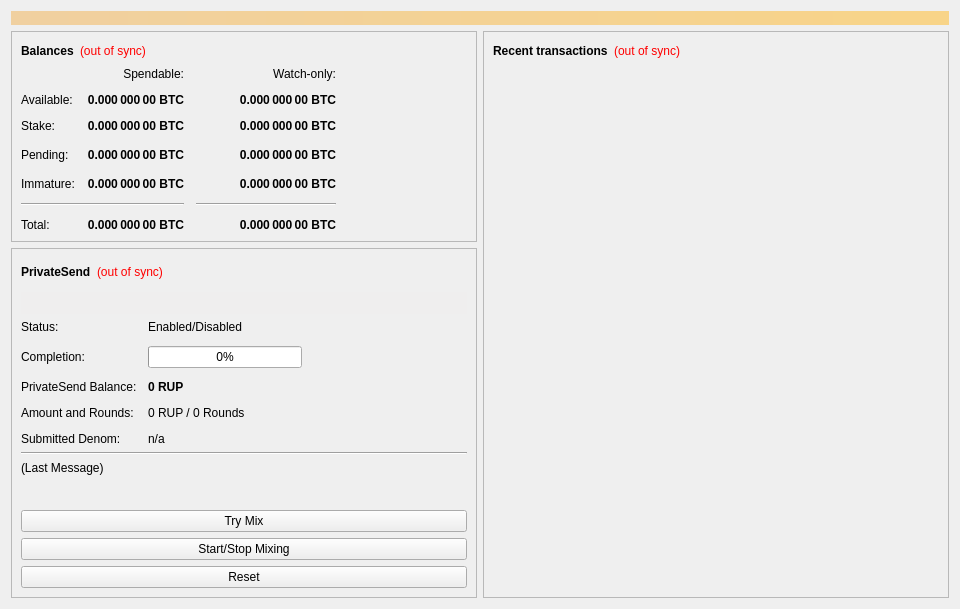
<?xml version="1.0" encoding="UTF-8"?>
<ui version="4.0">
 <class>OverviewPage</class>
 <widget class="QWidget" name="OverviewPage">
  <property name="geometry">
   <rect>
    <x>0</x>
    <y>0</y>
    <width>960</width>
    <height>594</height>
   </rect>
  </property>
  <property name="minimumSize">
   <size>
    <width>960</width>
    <height>0</height>
   </size>
  </property>
  <property name="windowTitle">
   <string>Form</string>
  </property>
  <layout class="QVBoxLayout" name="topLayout">
   <item>
    <widget class="QLabel" name="labelAlerts">
     <property name="visible">
      <bool>false</bool>
     </property>
     <property name="styleSheet">
      <string notr="true">background-color: qlineargradient(x1: 0, y1: 0, x2: 1, y2: 0, stop:0 #F0D0A0, stop:1 #F8D488); color:#000000;</string>
     </property>
     <property name="wordWrap">
      <bool>true</bool>
     </property>
     <property name="margin">
      <number>3</number>
     </property>
    </widget>
   </item>
   <item>
    <layout class="QHBoxLayout" name="horizontalLayout" stretch="1,1">
     <item>
      <layout class="QVBoxLayout" name="verticalLayout_2">
       <item>
        <widget class="QFrame" name="frame">
         <property name="frameShape">
          <enum>QFrame::StyledPanel</enum>
         </property>
         <property name="frameShadow">
          <enum>QFrame::Raised</enum>
         </property>
         <layout class="QVBoxLayout" name="verticalLayout_4">
          <item>
           <layout class="QHBoxLayout" name="horizontalLayout_4">
            <item>
             <widget class="QLabel" name="label_5">
              <property name="font">
               <font>
                <weight>75</weight>
                <bold>true</bold>
               </font>
              </property>
              <property name="text">
               <string>Balances</string>
              </property>
             </widget>
            </item>
            <item>
             <widget class="QLabel" name="labelWalletStatus">
              <property name="cursor">
               <cursorShape>WhatsThisCursor</cursorShape>
              </property>
              <property name="toolTip">
               <string>The displayed information may be out of date. Your wallet automatically synchronizes with the Rupee network after a connection is established, but this process has not completed yet.</string>
              </property>
              <property name="styleSheet">
               <string notr="true">QLabel { color: red; }</string>
              </property>
              <property name="text">
               <string notr="true">(out of sync)</string>
              </property>
              <property name="alignment">
               <set>Qt::AlignLeading|Qt::AlignLeft|Qt::AlignVCenter</set>
              </property>
             </widget>
            </item>
            <item>
             <spacer name="horizontalSpacer_3">
              <property name="orientation">
               <enum>Qt::Horizontal</enum>
              </property>
              <property name="sizeHint" stdset="0">
               <size>
                <width>40</width>
                <height>20</height>
               </size>
              </property>
             </spacer>
            </item>
           </layout>
          </item>
          <item>
           <layout class="QGridLayout" name="gridLayout">
            <property name="spacing">
             <number>12</number>
            </property>
            <item row="3" column="2">
             <widget class="QLabel" name="labelWatchPending">
              <property name="font">
               <font>
                <weight>75</weight>
                <bold>true</bold>
               </font>
              </property>
              <property name="cursor">
               <cursorShape>IBeamCursor</cursorShape>
              </property>
              <property name="toolTip">
               <string>Unconfirmed transactions to watch-only addresses</string>
              </property>
              <property name="text">
               <string notr="true">0.000 000 00 BTC</string>
              </property>
              <property name="alignment">
               <set>Qt::AlignRight|Qt::AlignTrailing|Qt::AlignVCenter</set>
              </property>
              <property name="textInteractionFlags">
               <set>Qt::LinksAccessibleByMouse|Qt::TextSelectableByKeyboard|Qt::TextSelectableByMouse</set>
              </property>
             </widget>
            </item>
            <item row="3" column="1">
             <widget class="QLabel" name="labelUnconfirmed">
              <property name="font">
               <font>
                <weight>75</weight>
                <bold>true</bold>
               </font>
              </property>
              <property name="cursor">
               <cursorShape>IBeamCursor</cursorShape>
              </property>
              <property name="toolTip">
               <string>Total of transactions that have yet to be confirmed, and do not yet count toward the spendable balance</string>
              </property>
              <property name="text">
               <string notr="true">0.000 000 00 BTC</string>
              </property>
              <property name="alignment">
               <set>Qt::AlignRight|Qt::AlignTrailing|Qt::AlignVCenter</set>
              </property>
              <property name="textInteractionFlags">
               <set>Qt::LinksAccessibleByMouse|Qt::TextSelectableByKeyboard|Qt::TextSelectableByMouse</set>
              </property>
             </widget>
            </item>
            <item row="4" column="2">
             <widget class="QLabel" name="labelWatchImmature">
              <property name="font">
               <font>
                <weight>75</weight>
                <bold>true</bold>
               </font>
              </property>
              <property name="cursor">
               <cursorShape>IBeamCursor</cursorShape>
              </property>
              <property name="toolTip">
               <string>Mined balance in watch-only addresses that has not yet matured</string>
              </property>
              <property name="text">
               <string notr="true">0.000 000 00 BTC</string>
              </property>
              <property name="alignment">
               <set>Qt::AlignRight|Qt::AlignTrailing|Qt::AlignVCenter</set>
              </property>
              <property name="textInteractionFlags">
               <set>Qt::LinksAccessibleByMouse|Qt::TextSelectableByKeyboard|Qt::TextSelectableByMouse</set>
              </property>
             </widget>
            </item>
            <item row="5" column="0" colspan="2">
             <widget class="Line" name="lineSpendableBalance">
              <property name="orientation">
               <enum>Qt::Horizontal</enum>
              </property>
             </widget>
            </item>
            <item row="5" column="2">
             <widget class="Line" name="lineWatchBalance">
              <property name="sizePolicy">
               <sizepolicy hsizetype="Preferred" vsizetype="Fixed">
                <horstretch>0</horstretch>
                <verstretch>0</verstretch>
               </sizepolicy>
              </property>
              <property name="minimumSize">
               <size>
                <width>140</width>
                <height>0</height>
               </size>
              </property>
              <property name="orientation">
               <enum>Qt::Horizontal</enum>
              </property>
             </widget>
            </item>
            <item row="6" column="0">
             <widget class="QLabel" name="labelTotalText">
              <property name="text">
               <string>Total:</string>
              </property>
             </widget>
            </item>
            <item row="4" column="1">
             <widget class="QLabel" name="labelImmature">
              <property name="font">
               <font>
                <weight>75</weight>
                <bold>true</bold>
               </font>
              </property>
              <property name="cursor">
               <cursorShape>IBeamCursor</cursorShape>
              </property>
              <property name="toolTip">
               <string>Mined balance that has not yet matured</string>
              </property>
              <property name="text">
               <string notr="true">0.000 000 00 BTC</string>
              </property>
              <property name="alignment">
               <set>Qt::AlignRight|Qt::AlignTrailing|Qt::AlignVCenter</set>
              </property>
              <property name="textInteractionFlags">
               <set>Qt::LinksAccessibleByMouse|Qt::TextSelectableByKeyboard|Qt::TextSelectableByMouse</set>
              </property>
             </widget>
            </item>
            <item row="3" column="3">
             <spacer name="horizontalSpacer_2">
              <property name="orientation">
               <enum>Qt::Horizontal</enum>
              </property>
              <property name="sizeHint" stdset="0">
               <size>
                <width>40</width>
                <height>20</height>
               </size>
              </property>
             </spacer>
            </item>
            <item row="4" column="0">
             <widget class="QLabel" name="labelImmatureText">
              <property name="text">
               <string>Immature:</string>
              </property>
             </widget>
            </item>
            <item row="6" column="1">
             <widget class="QLabel" name="labelTotal">
              <property name="font">
               <font>
                <weight>75</weight>
                <bold>true</bold>
               </font>
              </property>
              <property name="cursor">
               <cursorShape>IBeamCursor</cursorShape>
              </property>
              <property name="toolTip">
               <string>Your current total balance</string>
              </property>
              <property name="text">
               <string notr="true">0.000 000 00 BTC</string>
              </property>
              <property name="alignment">
               <set>Qt::AlignRight|Qt::AlignTrailing|Qt::AlignVCenter</set>
              </property>
              <property name="textInteractionFlags">
               <set>Qt::LinksAccessibleByMouse|Qt::TextSelectableByKeyboard|Qt::TextSelectableByMouse</set>
              </property>
             </widget>
            </item>
            <item row="6" column="2">
             <widget class="QLabel" name="labelWatchTotal">
              <property name="font">
               <font>
                <weight>75</weight>
                <bold>true</bold>
               </font>
              </property>
              <property name="cursor">
               <cursorShape>IBeamCursor</cursorShape>
              </property>
              <property name="toolTip">
               <string>Current total balance in watch-only addresses</string>
              </property>
              <property name="text">
               <string notr="true">0.000 000 00 BTC</string>
              </property>
              <property name="alignment">
               <set>Qt::AlignRight|Qt::AlignTrailing|Qt::AlignVCenter</set>
              </property>
              <property name="textInteractionFlags">
               <set>Qt::LinksAccessibleByMouse|Qt::TextSelectableByKeyboard|Qt::TextSelectableByMouse</set>
              </property>
             </widget>
            </item>
            <item row="0" column="2">
             <widget class="QLabel" name="labelWatchonly">
              <property name="text">
               <string>Watch-only:</string>
              </property>
              <property name="alignment">
               <set>Qt::AlignRight|Qt::AlignTrailing|Qt::AlignVCenter</set>
              </property>
             </widget>
            </item>
            <item row="1" column="0">
             <widget class="QLabel" name="labelBalanceText">
              <property name="text">
               <string>Available:</string>
              </property>
             </widget>
            </item>
            <item row="1" column="1">
             <widget class="QLabel" name="labelBalance">
              <property name="font">
               <font>
                <weight>75</weight>
                <bold>true</bold>
               </font>
              </property>
              <property name="cursor">
               <cursorShape>IBeamCursor</cursorShape>
              </property>
              <property name="toolTip">
               <string>Your current spendable balance</string>
              </property>
              <property name="text">
               <string notr="true">0.000 000 00 BTC</string>
              </property>
              <property name="alignment">
               <set>Qt::AlignRight|Qt::AlignTrailing|Qt::AlignVCenter</set>
              </property>
              <property name="textInteractionFlags">
               <set>Qt::LinksAccessibleByMouse|Qt::TextSelectableByKeyboard|Qt::TextSelectableByMouse</set>
              </property>
             </widget>
            </item>
            <item row="2" column="0">
             <widget class="QLabel" name="label_10">
              <property name="text">
               <string>Stake:</string>
              </property>
             </widget>
            </item>
            <item row="2" column="1">
             <widget class="QLabel" name="labelStake">
              <property name="font">
               <font>
                <weight>75</weight>
                <bold>true</bold>
               </font>
              </property>
              <property name="cursor">
               <cursorShape>IBeamCursor</cursorShape>
              </property>
              <property name="toolTip">
               <string>Total of coins that was staked, and do not yet count toward the current balance</string>
              </property>
              <property name="text">
               <string notr="true">0.000 000 00 BTC</string>
              </property>
              <property name="alignment">
               <set>Qt::AlignRight|Qt::AlignTrailing|Qt::AlignVCenter</set>
              </property>
              <property name="textInteractionFlags">
               <set>Qt::LinksAccessibleByMouse|Qt::TextSelectableByKeyboard|Qt::TextSelectableByMouse</set>
              </property>
             </widget>
            </item>
            <item row="2" column="2">
             <widget class="QLabel" name="labelWatchStake">
              <property name="font">
               <font>
                <weight>75</weight>
                <bold>true</bold>
               </font>
              </property>
              <property name="cursor">
               <cursorShape>IBeamCursor</cursorShape>
              </property>
              <property name="toolTip">
               <string>Total of coins that was staked in watch-only addresses, and do not yet count toward the current watch-only balance</string>
              </property>
              <property name="text">
               <string notr="true">0.000 000 00 BTC</string>
              </property>
              <property name="alignment">
               <set>Qt::AlignRight|Qt::AlignTrailing|Qt::AlignVCenter</set>
              </property>
              <property name="textInteractionFlags">
               <set>Qt::LinksAccessibleByMouse|Qt::TextSelectableByKeyboard|Qt::TextSelectableByMouse</set>
              </property>
             </widget>
            </item>
            <item row="1" column="2">
             <widget class="QLabel" name="labelWatchAvailable">
              <property name="font">
               <font>
                <weight>75</weight>
                <bold>true</bold>
               </font>
              </property>
              <property name="cursor">
               <cursorShape>IBeamCursor</cursorShape>
              </property>
              <property name="toolTip">
               <string>Your current balance in watch-only addresses</string>
              </property>
              <property name="text">
               <string notr="true">0.000 000 00 BTC</string>
              </property>
              <property name="alignment">
               <set>Qt::AlignRight|Qt::AlignTrailing|Qt::AlignVCenter</set>
              </property>
              <property name="textInteractionFlags">
               <set>Qt::LinksAccessibleByMouse|Qt::TextSelectableByKeyboard|Qt::TextSelectableByMouse</set>
              </property>
             </widget>
            </item>
            <item row="3" column="0">
             <widget class="QLabel" name="labelPendingText">
              <property name="text">
               <string>Pending:</string>
              </property>
             </widget>
            </item>
            <item row="0" column="1">
             <widget class="QLabel" name="labelSpendable">
              <property name="text">
               <string>Spendable:</string>
              </property>
              <property name="alignment">
               <set>Qt::AlignRight|Qt::AlignTrailing|Qt::AlignVCenter</set>
              </property>
             </widget>
            </item>
           </layout>
          </item>
         </layout>
        </widget>
       </item>
       <item>
        <widget class="QFrame" name="framePrivateSend">
         <property name="sizePolicy">
          <sizepolicy hsizetype="Expanding" vsizetype="Expanding">
           <horstretch>0</horstretch>
           <verstretch>0</verstretch>
          </sizepolicy>
         </property>
         <property name="minimumSize">
          <size>
           <width>0</width>
           <height>350</height>
          </size>
         </property>
         <property name="layoutDirection">
          <enum>Qt::LeftToRight</enum>
         </property>
         <property name="frameShape">
          <enum>QFrame::StyledPanel</enum>
         </property>
         <property name="frameShadow">
          <enum>QFrame::Raised</enum>
         </property>
         <layout class="QVBoxLayout" name="verticalLayout_5">
          <item>
           <layout class="QHBoxLayout" name="horizontalLayout_5">
            <item>
             <widget class="QLabel" name="label_2">
              <property name="font">
               <font>
                <weight>75</weight>
                <bold>true</bold>
               </font>
              </property>
              <property name="text">
               <string>PrivateSend</string>
              </property>
             </widget>
            </item>
            <item>
             <widget class="QLabel" name="labelPrivateSendSyncStatus">
              <property name="toolTip">
               <string>The displayed information may be out of date. Your wallet automatically synchronizes with the Rupee network after a connection is established, but this process has not completed yet.</string>
              </property>
              <property name="styleSheet">
               <string notr="true">QLabel { color: red; }</string>
              </property>
              <property name="text">
               <string notr="true">(out of sync)</string>
              </property>
              <property name="alignment">
               <set>Qt::AlignLeading|Qt::AlignLeft|Qt::AlignVCenter</set>
              </property>
             </widget>
            </item>
            <item>
             <spacer name="horizontalSpacer_4">
              <property name="orientation">
               <enum>Qt::Horizontal</enum>
              </property>
              <property name="sizeHint" stdset="0">
               <size>
                <width>40</width>
                <height>20</height>
               </size>
              </property>
             </spacer>
            </item>
           </layout>
          </item>
          <item>
           <widget class="QPushButton" name="runAutoDenom">
            <property name="palette">
             <palette>
              <active>
               <colorrole role="WindowText">
                <brush brushstyle="SolidPattern">
                 <color alpha="255">
                  <red>0</red>
                  <green>0</green>
                  <blue>0</blue>
                 </color>
                </brush>
               </colorrole>
               <colorrole role="Button">
                <brush brushstyle="SolidPattern">
                 <color alpha="255">
                  <red>239</red>
                  <green>238</green>
                  <blue>238</blue>
                 </color>
                </brush>
               </colorrole>
               <colorrole role="Light">
                <brush brushstyle="SolidPattern">
                 <color alpha="255">
                  <red>255</red>
                  <green>255</green>
                  <blue>255</blue>
                 </color>
                </brush>
               </colorrole>
               <colorrole role="Midlight">
                <brush brushstyle="SolidPattern">
                 <color alpha="255">
                  <red>247</red>
                  <green>246</green>
                  <blue>246</blue>
                 </color>
                </brush>
               </colorrole>
               <colorrole role="Dark">
                <brush brushstyle="SolidPattern">
                 <color alpha="255">
                  <red>119</red>
                  <green>119</green>
                  <blue>119</blue>
                 </color>
                </brush>
               </colorrole>
               <colorrole role="Mid">
                <brush brushstyle="SolidPattern">
                 <color alpha="255">
                  <red>159</red>
                  <green>159</green>
                  <blue>159</blue>
                 </color>
                </brush>
               </colorrole>
               <colorrole role="Text">
                <brush brushstyle="SolidPattern">
                 <color alpha="255">
                  <red>0</red>
                  <green>0</green>
                  <blue>0</blue>
                 </color>
                </brush>
               </colorrole>
               <colorrole role="BrightText">
                <brush brushstyle="SolidPattern">
                 <color alpha="255">
                  <red>255</red>
                  <green>255</green>
                  <blue>255</blue>
                 </color>
                </brush>
               </colorrole>
               <colorrole role="ButtonText">
                <brush brushstyle="SolidPattern">
                 <color alpha="255">
                  <red>0</red>
                  <green>0</green>
                  <blue>0</blue>
                 </color>
                </brush>
               </colorrole>
               <colorrole role="Base">
                <brush brushstyle="SolidPattern">
                 <color alpha="255">
                  <red>255</red>
                  <green>255</green>
                  <blue>255</blue>
                 </color>
                </brush>
               </colorrole>
               <colorrole role="Window">
                <brush brushstyle="SolidPattern">
                 <color alpha="255">
                  <red>239</red>
                  <green>238</green>
                  <blue>238</blue>
                 </color>
                </brush>
               </colorrole>
               <colorrole role="Shadow">
                <brush brushstyle="SolidPattern">
                 <color alpha="255">
                  <red>0</red>
                  <green>0</green>
                  <blue>0</blue>
                 </color>
                </brush>
               </colorrole>
               <colorrole role="AlternateBase">
                <brush brushstyle="SolidPattern">
                 <color alpha="255">
                  <red>247</red>
                  <green>246</green>
                  <blue>246</blue>
                 </color>
                </brush>
               </colorrole>
               <colorrole role="ToolTipBase">
                <brush brushstyle="SolidPattern">
                 <color alpha="255">
                  <red>255</red>
                  <green>255</green>
                  <blue>220</blue>
                 </color>
                </brush>
               </colorrole>
               <colorrole role="ToolTipText">
                <brush brushstyle="SolidPattern">
                 <color alpha="255">
                  <red>0</red>
                  <green>0</green>
                  <blue>0</blue>
                 </color>
                </brush>
               </colorrole>
              </active>
              <inactive>
               <colorrole role="WindowText">
                <brush brushstyle="SolidPattern">
                 <color alpha="255">
                  <red>0</red>
                  <green>0</green>
                  <blue>0</blue>
                 </color>
                </brush>
               </colorrole>
               <colorrole role="Button">
                <brush brushstyle="SolidPattern">
                 <color alpha="255">
                  <red>239</red>
                  <green>238</green>
                  <blue>238</blue>
                 </color>
                </brush>
               </colorrole>
               <colorrole role="Light">
                <brush brushstyle="SolidPattern">
                 <color alpha="255">
                  <red>255</red>
                  <green>255</green>
                  <blue>255</blue>
                 </color>
                </brush>
               </colorrole>
               <colorrole role="Midlight">
                <brush brushstyle="SolidPattern">
                 <color alpha="255">
                  <red>247</red>
                  <green>246</green>
                  <blue>246</blue>
                 </color>
                </brush>
               </colorrole>
               <colorrole role="Dark">
                <brush brushstyle="SolidPattern">
                 <color alpha="255">
                  <red>119</red>
                  <green>119</green>
                  <blue>119</blue>
                 </color>
                </brush>
               </colorrole>
               <colorrole role="Mid">
                <brush brushstyle="SolidPattern">
                 <color alpha="255">
                  <red>159</red>
                  <green>159</green>
                  <blue>159</blue>
                 </color>
                </brush>
               </colorrole>
               <colorrole role="Text">
                <brush brushstyle="SolidPattern">
                 <color alpha="255">
                  <red>0</red>
                  <green>0</green>
                  <blue>0</blue>
                 </color>
                </brush>
               </colorrole>
               <colorrole role="BrightText">
                <brush brushstyle="SolidPattern">
                 <color alpha="255">
                  <red>255</red>
                  <green>255</green>
                  <blue>255</blue>
                 </color>
                </brush>
               </colorrole>
               <colorrole role="ButtonText">
                <brush brushstyle="SolidPattern">
                 <color alpha="255">
                  <red>0</red>
                  <green>0</green>
                  <blue>0</blue>
                 </color>
                </brush>
               </colorrole>
               <colorrole role="Base">
                <brush brushstyle="SolidPattern">
                 <color alpha="255">
                  <red>255</red>
                  <green>255</green>
                  <blue>255</blue>
                 </color>
                </brush>
               </colorrole>
               <colorrole role="Window">
                <brush brushstyle="SolidPattern">
                 <color alpha="255">
                  <red>239</red>
                  <green>238</green>
                  <blue>238</blue>
                 </color>
                </brush>
               </colorrole>
               <colorrole role="Shadow">
                <brush brushstyle="SolidPattern">
                 <color alpha="255">
                  <red>0</red>
                  <green>0</green>
                  <blue>0</blue>
                 </color>
                </brush>
               </colorrole>
               <colorrole role="AlternateBase">
                <brush brushstyle="SolidPattern">
                 <color alpha="255">
                  <red>247</red>
                  <green>246</green>
                  <blue>246</blue>
                 </color>
                </brush>
               </colorrole>
               <colorrole role="ToolTipBase">
                <brush brushstyle="SolidPattern">
                 <color alpha="255">
                  <red>255</red>
                  <green>255</green>
                  <blue>220</blue>
                 </color>
                </brush>
               </colorrole>
               <colorrole role="ToolTipText">
                <brush brushstyle="SolidPattern">
                 <color alpha="255">
                  <red>0</red>
                  <green>0</green>
                  <blue>0</blue>
                 </color>
                </brush>
               </colorrole>
              </inactive>
              <disabled>
               <colorrole role="WindowText">
                <brush brushstyle="SolidPattern">
                 <color alpha="255">
                  <red>119</red>
                  <green>119</green>
                  <blue>119</blue>
                 </color>
                </brush>
               </colorrole>
               <colorrole role="Button">
                <brush brushstyle="SolidPattern">
                 <color alpha="255">
                  <red>239</red>
                  <green>238</green>
                  <blue>238</blue>
                 </color>
                </brush>
               </colorrole>
               <colorrole role="Light">
                <brush brushstyle="SolidPattern">
                 <color alpha="255">
                  <red>255</red>
                  <green>255</green>
                  <blue>255</blue>
                 </color>
                </brush>
               </colorrole>
               <colorrole role="Midlight">
                <brush brushstyle="SolidPattern">
                 <color alpha="255">
                  <red>247</red>
                  <green>246</green>
                  <blue>246</blue>
                 </color>
                </brush>
               </colorrole>
               <colorrole role="Dark">
                <brush brushstyle="SolidPattern">
                 <color alpha="255">
                  <red>119</red>
                  <green>119</green>
                  <blue>119</blue>
                 </color>
                </brush>
               </colorrole>
               <colorrole role="Mid">
                <brush brushstyle="SolidPattern">
                 <color alpha="255">
                  <red>159</red>
                  <green>159</green>
                  <blue>159</blue>
                 </color>
                </brush>
               </colorrole>
               <colorrole role="Text">
                <brush brushstyle="SolidPattern">
                 <color alpha="255">
                  <red>119</red>
                  <green>119</green>
                  <blue>119</blue>
                 </color>
                </brush>
               </colorrole>
               <colorrole role="BrightText">
                <brush brushstyle="SolidPattern">
                 <color alpha="255">
                  <red>255</red>
                  <green>255</green>
                  <blue>255</blue>
                 </color>
                </brush>
               </colorrole>
               <colorrole role="ButtonText">
                <brush brushstyle="SolidPattern">
                 <color alpha="255">
                  <red>119</red>
                  <green>119</green>
                  <blue>119</blue>
                 </color>
                </brush>
               </colorrole>
               <colorrole role="Base">
                <brush brushstyle="SolidPattern">
                 <color alpha="255">
                  <red>239</red>
                  <green>238</green>
                  <blue>238</blue>
                 </color>
                </brush>
               </colorrole>
               <colorrole role="Window">
                <brush brushstyle="SolidPattern">
                 <color alpha="255">
                  <red>239</red>
                  <green>238</green>
                  <blue>238</blue>
                 </color>
                </brush>
               </colorrole>
               <colorrole role="Shadow">
                <brush brushstyle="SolidPattern">
                 <color alpha="255">
                  <red>0</red>
                  <green>0</green>
                  <blue>0</blue>
                 </color>
                </brush>
               </colorrole>
               <colorrole role="AlternateBase">
                <brush brushstyle="SolidPattern">
                 <color alpha="255">
                  <red>239</red>
                  <green>238</green>
                  <blue>238</blue>
                 </color>
                </brush>
               </colorrole>
               <colorrole role="ToolTipBase">
                <brush brushstyle="SolidPattern">
                 <color alpha="255">
                  <red>255</red>
                  <green>255</green>
                  <blue>220</blue>
                 </color>
                </brush>
               </colorrole>
               <colorrole role="ToolTipText">
                <brush brushstyle="SolidPattern">
                 <color alpha="255">
                  <red>0</red>
                  <green>0</green>
                  <blue>0</blue>
                 </color>
                </brush>
               </colorrole>
              </disabled>
             </palette>
            </property>
            <property name="focusPolicy">
             <enum>Qt::NoFocus</enum>
            </property>
            <property name="autoFillBackground">
             <bool>true</bool>
            </property>
            <property name="text">
             <string/>
            </property>
            <property name="flat">
             <bool>true</bool>
            </property>
           </widget>
          </item>
          <item>
           <layout class="QFormLayout" name="formLayout">
            <property name="fieldGrowthPolicy">
             <enum>QFormLayout::AllNonFixedFieldsGrow</enum>
            </property>
            <property name="horizontalSpacing">
             <number>11</number>
            </property>
            <property name="verticalSpacing">
             <number>12</number>
            </property>
            <item row="0" column="0">
             <widget class="QLabel" name="label_6">
              <property name="text">
               <string>Status:</string>
              </property>
             </widget>
            </item>
            <item row="1" column="0">
             <widget class="QLabel" name="label_7">
              <property name="text">
               <string>Completion:</string>
              </property>
             </widget>
            </item>
            <item row="1" column="1">
             <widget class="QProgressBar" name="privatesendProgress">
              <property name="maximumSize">
               <size>
                <width>154</width>
                <height>16777215</height>
               </size>
              </property>
              <property name="value">
               <number>0</number>
              </property>
             </widget>
            </item>
            <item row="3" column="0">
             <widget class="QLabel" name="labelAnonymizedText">
              <property name="text">
               <string>PrivateSend Balance:</string>
              </property>
             </widget>
            </item>
            <item row="3" column="1">
             <widget class="QLabel" name="labelAnonymized">
              <property name="font">
               <font>
                <weight>75</weight>
                <bold>true</bold>
               </font>
              </property>
              <property name="text">
               <string notr="true">0 RUP</string>
              </property>
             </widget>
            </item>
            <item row="4" column="0">
             <widget class="QLabel" name="label_8">
              <property name="text">
               <string>Amount and Rounds:</string>
              </property>
             </widget>
            </item>
            <item row="4" column="1">
             <widget class="QLabel" name="labelAmountRounds">
              <property name="text">
               <string>0 RUP / 0 Rounds</string>
              </property>
             </widget>
            </item>
            <item row="5" column="0">
             <widget class="QLabel" name="label_9">
              <property name="text">
               <string>Submitted Denom:</string>
              </property>
             </widget>
            </item>
            <item row="5" column="1">
             <widget class="QLabel" name="labelSubmittedDenom">
              <property name="toolTip">
               <string>The denominations you submitted to the Masternode.&lt;br&gt;To mix, other users must submit the exact same denominations.</string>
              </property>
              <property name="text">
               <string>n/a</string>
              </property>
             </widget>
            </item>
            <item row="0" column="1">
             <widget class="QLabel" name="privatesendEnabled">
              <property name="text">
               <string>Enabled/Disabled</string>
              </property>
             </widget>
            </item>
           </layout>
          </item>
          <item>
           <widget class="Line" name="lineLastMessage">
            <property name="orientation">
             <enum>Qt::Horizontal</enum>
            </property>
           </widget>
          </item>
          <item>
           <widget class="QLabel" name="privatesendStatus">
            <property name="minimumSize">
             <size>
              <width>288</width>
              <height>43</height>
             </size>
            </property>
            <property name="text">
             <string>(Last Message)</string>
            </property>
            <property name="alignment">
             <set>Qt::AlignLeading|Qt::AlignLeft|Qt::AlignTop</set>
            </property>
            <property name="wordWrap">
             <bool>true</bool>
            </property>
           </widget>
          </item>
          <item>
           <widget class="QPushButton" name="privatesendAuto">
            <property name="sizePolicy">
             <sizepolicy hsizetype="MinimumExpanding" vsizetype="Fixed">
              <horstretch>0</horstretch>
              <verstretch>0</verstretch>
             </sizepolicy>
            </property>
            <property name="toolTip">
             <string>Try to manually submit a PrivateSend request.</string>
            </property>
            <property name="text">
             <string>Try Mix</string>
            </property>
           </widget>
          </item>
          <item>
           <widget class="QPushButton" name="togglePrivateSend">
            <property name="sizePolicy">
             <sizepolicy hsizetype="MinimumExpanding" vsizetype="Fixed">
              <horstretch>0</horstretch>
              <verstretch>0</verstretch>
             </sizepolicy>
            </property>
            <property name="text">
             <string>Start/Stop Mixing</string>
            </property>
           </widget>
          </item>
          <item>
           <widget class="QPushButton" name="privatesendReset">
            <property name="sizePolicy">
             <sizepolicy hsizetype="MinimumExpanding" vsizetype="Fixed">
              <horstretch>0</horstretch>
              <verstretch>0</verstretch>
             </sizepolicy>
            </property>
            <property name="toolTip">
             <string>Reset the current status of PrivateSend (can interrupt PrivateSend if it's in the process of Mixing, which can cost you money!)</string>
            </property>
            <property name="autoFillBackground">
             <bool>false</bool>
            </property>
            <property name="text">
             <string>Reset</string>
            </property>
           </widget>
          </item>
         </layout>
        </widget>
       </item>
       <item>
        <spacer name="verticalSpacer">
         <property name="orientation">
          <enum>Qt::Vertical</enum>
         </property>
         <property name="sizeHint" stdset="0">
          <size>
           <width>20</width>
           <height>40</height>
          </size>
         </property>
        </spacer>
       </item>
      </layout>
     </item>
     <item>
      <layout class="QVBoxLayout" name="verticalLayout_3">
       <item>
        <widget class="QFrame" name="frame_2">
         <property name="frameShape">
          <enum>QFrame::StyledPanel</enum>
         </property>
         <property name="frameShadow">
          <enum>QFrame::Raised</enum>
         </property>
         <layout class="QVBoxLayout" name="verticalLayout">
          <item>
           <layout class="QHBoxLayout" name="horizontalLayout_2">
            <item>
             <widget class="QLabel" name="label_4">
              <property name="font">
               <font>
                <weight>75</weight>
                <bold>true</bold>
               </font>
              </property>
              <property name="text">
               <string>Recent transactions</string>
              </property>
             </widget>
            </item>
            <item>
             <widget class="QLabel" name="labelTransactionsStatus">
              <property name="cursor">
               <cursorShape>WhatsThisCursor</cursorShape>
              </property>
              <property name="toolTip">
               <string>The displayed information may be out of date. Your wallet automatically synchronizes with the Rupee network after a connection is established, but this process has not completed yet.</string>
              </property>
              <property name="styleSheet">
               <string notr="true">QLabel { color: red; }</string>
              </property>
              <property name="text">
               <string notr="true">(out of sync)</string>
              </property>
              <property name="alignment">
               <set>Qt::AlignRight|Qt::AlignTrailing|Qt::AlignVCenter</set>
              </property>
             </widget>
            </item>
            <item>
             <spacer name="horizontalSpacer">
              <property name="orientation">
               <enum>Qt::Horizontal</enum>
              </property>
              <property name="sizeHint" stdset="0">
               <size>
                <width>40</width>
                <height>20</height>
               </size>
              </property>
             </spacer>
            </item>
           </layout>
          </item>
          <item>
           <widget class="QListView" name="listTransactions">
            <property name="styleSheet">
             <string notr="true">QListView { background: transparent; }</string>
            </property>
            <property name="frameShape">
             <enum>QFrame::NoFrame</enum>
            </property>
            <property name="verticalScrollBarPolicy">
             <enum>Qt::ScrollBarAlwaysOff</enum>
            </property>
            <property name="horizontalScrollBarPolicy">
             <enum>Qt::ScrollBarAlwaysOff</enum>
            </property>
            <property name="selectionMode">
             <enum>QAbstractItemView::NoSelection</enum>
            </property>
           </widget>
          </item>
         </layout>
        </widget>
       </item>
      </layout>
     </item>
    </layout>
   </item>
  </layout>
 </widget>
 <resources/>
 <connections/>
</ui>
